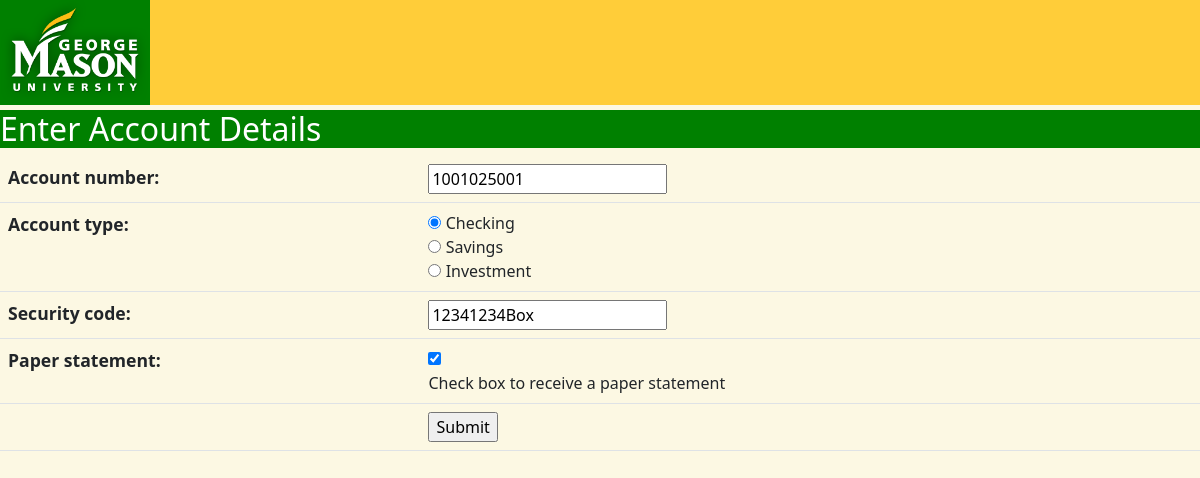
/midterm/edit_account/1, run on the app's committed database.
### MidtermApp/models.py (models this page shows, shortened)
class Account(models.Model):
    text_agree = 'Unless otherwise defined in this Agreement or the context requires otherwise, words and expressions used in this Agreement have the meanings and instructions ascribed to them in the Master Definitions Schedule set out in Schedule 1 of the draft Incorporated Terms Memorandum which will be executed and dated on or about the date of this Agreement and signed for the purpose of identification by the parties to this Agreement and others (as the same may be amended, varied and supplemented from time to time with the consent of the parties to this Agreement, the “Incorporated Terms Memorandum”). This Agreement shall be construed in accordance with the principles of construction and interpretation set out in such Master Definitions Schedule.'
    account_number = models.CharField(max_length=25, null=False)
    acc_type = (('Checking', 'Checking'), ('Savings', 'Savings'), ('Investment', 'Investment'))
    account_type = models.CharField(max_length=15, choices=acc_type, default='Checking')
    balance = models.DecimalField(null=False, default=1000.0, max_digits=12, decimal_places=2)
    security_code = models.CharField(max_length=50, null=False)
    paper_statement = models.BooleanField(default=False, help_text="Check box to receive a paper statement ")
    agreement = models.TextField(default=text_agree)
    agree = models.BooleanField()
    customer = models.ForeignKey(Customer, on_delete=models.CASCADE, related_name='account')
    class Meta:
        ordering = ['account_number']

### MidtermApp/views.py (the view, shortened to what this page needs)
# urls.py: path('edit_account/<int:id>', views.EditAccountView.as_view(), name='edit_account'),
class EditAccountView(UpdateView):
    template_name = 'create_account.html'
    form_class = EditAccountModelForm
    model = Account
    pk_url_kwarg = 'id'
    def get_initial(self, *args, **kwargs):
        initial = super(EditAccountView, self).get_initial(**kwargs)
        return initial
    def get_form_kwargs(self, *args, **kwargs):
        kwargs = super(EditAccountView, self).get_form_kwargs(*args, **kwargs)
        return kwargs

### MidtermApp/all_forms.py
class EditAccountModelForm(forms.ModelForm):
    class Meta:
        model = Account
        exclude = {'customer', 'balance', 'agreement', 'agree', }
        labels = '__all__'
        acc_type = (('Checking', 'Checking'), ('Savings', 'Savings'), ('Investment', 'Investment'))
        widgets = {
            "balance": forms.IntegerField(disabled=True),
            "account_type": forms.RadioSelect(choices=acc_type)
        }

### templates/create_account.html (shortened to what this page needs)
{% load static %}
{% load widget_tweaks %}
<!DOCTYPE html>
<html lang="en">
    <head>
        <link rel="stylesheet" type="text/css" href=" {% static 'css/bootstrap.min.css' %} ">
        <link rel="stylesheet" type="text/css" href=" {% static 'css/custom.css' %} ">
    </head>
    <body>
        <div class="header"><a href="{%url 'home' %}"><img src="{% static "images/mason-logo.png" %}" alt="logo"></a></div>
        {% block title%}<h4>Enter Account Details </h4>{% endblock title %}
        {% block content %}
            <form action="" method="post">
                <table class="table">
                    {{ form.as_table }}
                    <tr>
                        <td>&nbsp;</td>
                        <td><input type="submit" value="Submit"></td>
                    </tr>
                </table>
            </form>
        {% endblock content %}
    </body>
</html>

### static/css/custom.css (style rules this page uses)
body { background-color: #fcf8e3; }
img { background: green; width: 150px; }
h4 { margin-top: 5px; background: green; font-size: 2em; color: white; }
.header { background: #ffcd39; }
th { font-size: 1.1em; }

### data on the page
Account: account_number "1001025001", account_type "☑ Checking ☐ Savings ☐ Investment", security_code "12341234Box", paper_statement "☑"
